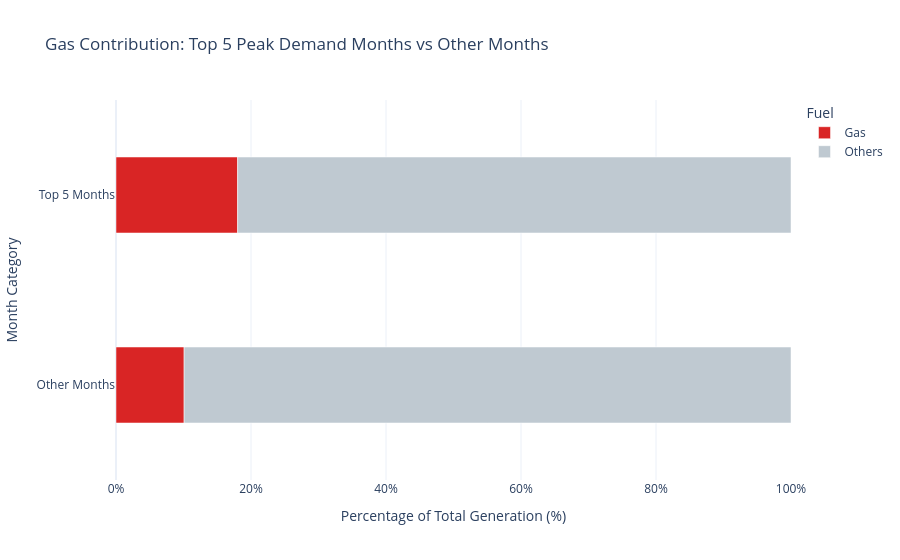

The notebook cell this image was saved under:
### Code cell
# Creating a horizontal bar chart to compare Gas' contribution to the grid vs all other fuels for Top 5 peak demand months vs rest of the months.

bar = px.bar(
    data_frame=df_top_5_peak,
    x='percentage_of_total_generation',
    y='month_category',
    color='fuel_category',
    color_discrete_map={
        'Gas': GLOBAL_COLOR_PALETTE['Gas'],
        'Others': '#BFC9D1'
    },
    labels={
        'month_category': 'Month Category',
        'percentage_of_total_generation': 'Percentage of Total Generation (%)',
        'fuel_category': 'Fuel'
    },
    category_orders={
        'month_category': ['Top 5 Months', 'Other Months']
    },
    title='Gas Contribution: Top 5 Peak Demand Months vs Other Months',
)

bar.update_traces(
    hovertemplate=(
        "<b>%{x:.2f}%</b>"
    ),
)

bar.update_layout(
    bargap=0.6,
    template='plotly_white',
    xaxis=dict(range=[0, 100], ticksuffix='%'),
    hovermode='y unified'
)

bar.show()

### Figure 1 — Plotly figure (JSON) as saved in the notebook; plotly's stock layout.template omitted (floating-point values rounded to 4 significant figures)
{"data": [{"hovertemplate": "<b>%{x:.2f}%</b>", "legendgroup": "Gas", "marker": {"color": "#D92525", "pattern": {"shape": ""}}, "name": "Gas", "orientation": "h", "showlegend": true, "textposition": "auto", "x": [18.02, 10.09], "xaxis": "x", "y": ["Top 5 Months", "Other Months"], "yaxis": "y", "type": "bar"}, {"hovertemplate": "<b>%{x:.2f}%</b>", "legendgroup": "Others", "marker": {"color": "#BFC9D1", "pattern": {"shape": ""}}, "name": "Others", "orientation": "h", "showlegend": true, "textposition": "auto", "x": [81.98, 89.91], "xaxis": "x", "y": ["Top 5 Months", "Other Months"], "yaxis": "y", "type": "bar"}], "layout": {"xaxis": {"anchor": "y", "domain": [0.0, 1.0], "title": {"text": "Percentage of Total Generation (%)"}, "range": [0, 100], "ticksuffix": "%"}, "yaxis": {"anchor": "x", "domain": [0.0, 1.0], "title": {"text": "Month Category"}, "categoryorder": "array", "categoryarray": ["Other Months", "Top 5 Months"]}, "legend": {"title": {"text": "Fuel"}, "tracegroupgap": 0}, "title": {"text": "Gas Contribution: Top 5 Peak Demand Months vs Other Months"}, "barmode": "relative", "bargap": 0.6, "hovermode": "y unified"}}
